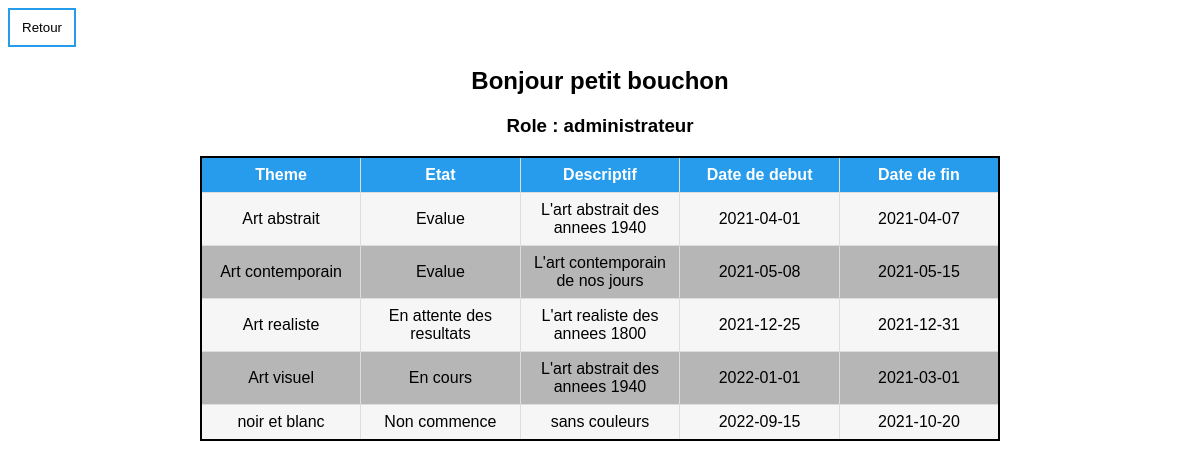
/competiteur.php (signed in), run on the app's committed database.
### tables this page shows
CREATE TABLE Utilisateur (
    numUtilisateur  Integer NOT NULL UNIQUE AUTO_INCREMENT,
    nom             Varchar (40) NOT NULL,
    prenom          Varchar (40) NOT NULL,
    role            Varchar (40) NOT NULL,
    adresse         Varchar (100) NOT NULL,
    identifiant     Varchar (100) NOT NULL UNIQUE,
    motDePasse      Varchar (100) NOT NULL,
    age             Integer,
    PRIMARY KEY (numUtilisateur)
);

CREATE TABLE Concours (
    numConcours Integer NOT NULL AUTO_INCREMENT,
    theme Varchar (40) NOT NULL,
    etat Varchar (40) NOT NULL,
    descriptif Varchar (100) NOT NULL,
    dateDebut Date,
    dateFin Date,
    PRIMARY KEY (numConcours)
);

### requetes.php (called while the page is built, shortened)
<?php
     function getUtilisateurById($id) {
        $utilisateur = null;
        try{
            $h="mysql:host=".DB_HOST.";dbname=".DB_NAME;
            $link = new PDO($h, DB_USER, DB_PASS);
            $link->setAttribute(PDO::ATTR_ERRMODE, PDO::ERRMODE_EXCEPTION);
            $sql="SELECT * FROM utilisateur WHERE numUtilisateur =" .$id;
            $sth = $link->prepare($sql);
            $sth->execute();
            $utilisateur = $sth->fetch(PDO::FETCH_ASSOC);
        }
        catch(PDOException $e){
            echo "Erreur : " . $e->getMessage();
        }
        return $utilisateur;
     }
     function getAllConcours() {
        $concours = [];
        try{
            $h="mysql:host=".DB_HOST.";dbname=".DB_NAME;
            $link = new PDO($h, DB_USER, DB_PASS);
            $link->setAttribute(PDO::ATTR_ERRMODE, PDO::ERRMODE_EXCEPTION);
            $sql="SELECT * FROM concours";
            $sth = $link->prepare($sql);
            $sth->execute();
            $concours = $sth->fetchAll(PDO::FETCH_ASSOC);
        }
        catch(PDOException $e){
            echo "Erreur : " . $e->getMessage();
        }
        return $concours;
     }
?>

### competiteur.php (the view, shortened to what this page needs)
<?php
    include_once("./requetes.php");
    $utilisateur = getUtilisateurById($_SESSION["id_utilisateur"]);
    $nom = $utilisateur["nom"];
    $prenom = $utilisateur["prenom"];
    $role = $utilisateur["role"];
    $concours = getAllConcours();
?>
<html lang="en">
<head>
    <link rel="stylesheet" href="style.css" media="screen" type="text/css" />
</head>
<body>
    <input class="button" type="button" value="Retour" onClick="window.location.href='./accueil.php'">
    <div id="accueil">
    <h2>Bonjour <?= $nom?> <?= $prenom?></h2>
    <h3>Role : <?= $role?></h3>
    <table id="customers">
        <tr>
            <th>Theme</th>
            <th>Etat</th>
            <th>Descriptif</th>
            <th>Date de debut</th>
            <th>Date de fin</th>
        </tr>
        <?php
            foreach ($concours as $key=>$value) {
                echo '<tr>
                <td>'. $value["theme"] .'</td>
                <td>'. $value["etat"] .'</td>
                <td>'. $value["descriptif"] .'</td>
                <td>'. $value["dateDebut"] .'</td>
                <td>'. $value["dateFin"] .'</td>
                </tr>';
            }
        ?>
    </table>
    </div>
</body>
</html>

### style.css (style rules this page uses)
.button { background-color: white; color: black; border: 2px solid #279CEC; padding: 10px 12px; }
.button { transition-duration: 0.4s; }
body { background: white; font-family: Arial, Helvetica, sans-serif; }
#accueil { width:800px; margin:0 auto; text-align:center; }
table { table-layout: fixed; width: 100%; border-collapse: collapse; border: 2px solid black; text-align: center; background-color: #f6f6f6; }
table tr:nth-child(odd) { background-color: #b6b6b6; }
th { background-color: #279CEC; color: white; border: 1px solid #ddd; padding: 8px; }
td { border: 1px solid #ddd; padding: 8px; }

### data on the page
utilisateur: nom "petit", prenom "bouchon", role "administrateur"
concours: theme "Art abstrait", etat "Evalue", descriptif "L'art abstrait des annees 1940", dateDebut "2021-04-01", dateFin "2021-04-07"
concours: theme "Art contemporain", etat "Evalue", descriptif "L'art contemporain de nos jours", dateDebut "2021-05-08", dateFin "2021-05-15"
concours: theme "Art realiste", etat "En attente des resultats", descriptif "L'art realiste des annees 1800", dateDebut "2021-12-25", dateFin "2021-12-31"
concours: theme "Art visuel", etat "En cours", descriptif "L'art abstrait des annees 1940", dateDebut "2022-01-01", dateFin "2021-03-01"
concours: theme "noir et blanc", etat "Non commence", descriptif "sans couleurs", dateDebut "2022-09-15", dateFin "2021-10-20"
